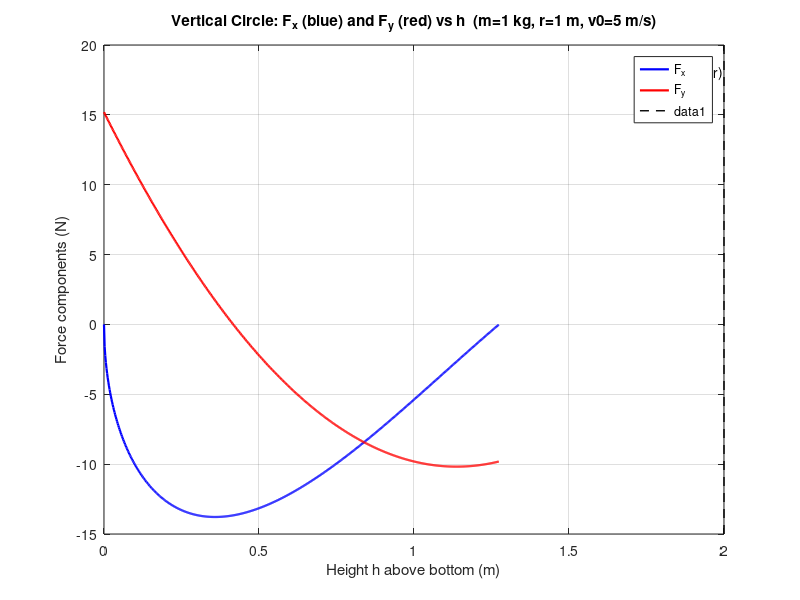

The MATLAB source for this figure:

g = 9.81;          % gravity (m/s^2)
m = 1.0;           % mass (kg)
r = 1.0;           % radius (m)
v0 = 5.0;          % speed at lowest point (m/s)

% h range from bottom (0) up to 2r (top) but limit by energy so v^2 >= 0
h = linspace(0, 2*r, 1000);
% speed squared (kinetic energy decreases as height increases)
v2 = v0^2 - 2*g.*h;
v2(v2 < 0) = NaN;  % mark unreachable heights (will not plot)
v = sqrt(v2);

% geometry
cos_theta = 1 - h./r;               % cos(theta) = 1 - h/r
% ensure valid domain due to numerical round
cos_theta(cos_theta > 1) = 1;
cos_theta(cos_theta < -1) = -1;
sin_theta = sqrt( max(0, 1 - cos_theta.^2) ); % take positive branch (theta in [0, pi])
% centripetal magnitude
Fc = m .* v.^2 ./ r;

% components (Fc directed toward center)
Fc_x = -Fc .* sin_theta;    % negative when sin>0 (points left if mass right)
Fc_y =  Fc .* cos_theta;

% total forces
Fx = Fc_x;
Fy = Fc_y - m*g;

% Plot Fx and Fy vs h
figure;
plot(h, Fx, 'b-', 'LineWidth',1.6)
hold on
plot(h, Fy, 'r-', 'LineWidth',1.6)
xlabel('Height h above bottom (m)')
ylabel('Force components (N)')
title(sprintf('Vertical Circle: F_x (blue) and F_y (red) vs h  (m=%.2g kg, r=%.2g m, v0=%.2g m/s)', m, r, v0))
grid on
legend('F_x','F_y','Location','best')
% mark top where h = 2r
yl = ylim;
plot([2*r 2*r], yl, 'k--', 'LineWidth',1)
text(2*r, yl(2)*0.9, 'top (h=2r)','HorizontalAlignment','right')

% Print sample numeric table at selected heights
h_samples = [0, r, 2*r];
fprintf('h (m)\t v (m/s)\t Fx (N)\t\t Fy (N)\t\t |F| (N)\n');
for k = 1:length(h_samples)
    hs = h_samples(k);
    v2s = v0^2 - 2*g*hs;
    if v2s < 0
        fprintf('%.3g\t unreachable (v^2<0)\n', hs);
    else
        vs = sqrt(v2s);
        cos_t = 1 - hs/r;
        sin_t = sqrt(1 - cos_t^2);
        Fcs = m*vs^2/r;
        Fxs = -Fcs*sin_t;
        Fys = Fcs*cos_t - m*g;
        fprintf('%.3g\t %.3g\t %.3g\t %.3g\t %.3g\n', hs, vs, Fxs, Fys, sqrt(Fxs^2+Fys^2));
    end
end